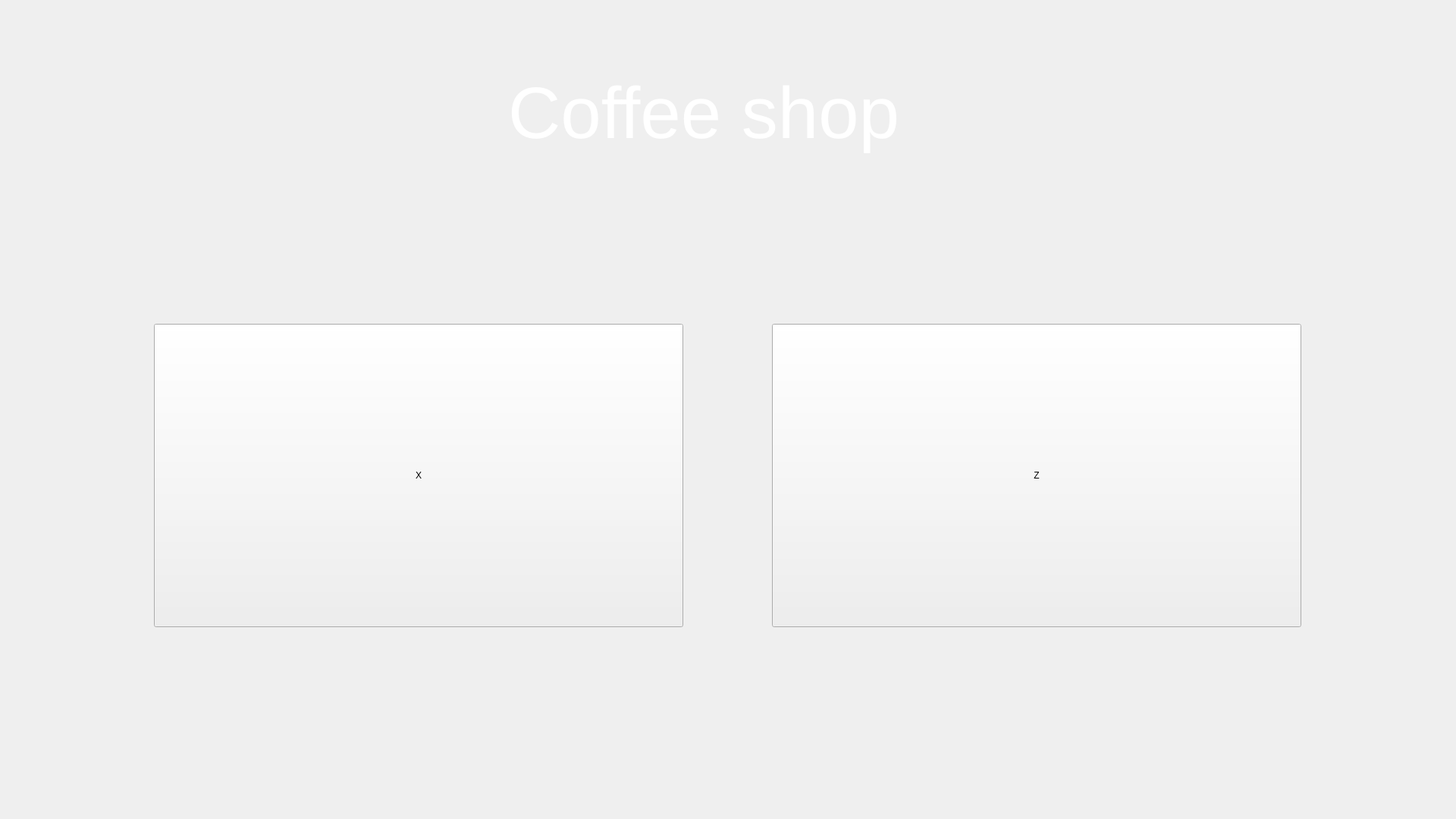
<?xml version="1.0" encoding="UTF-8"?>
<ui version="4.0">
 <class>Form</class>
 <widget class="QWidget" name="Form">
  <property name="geometry">
   <rect>
    <x>0</x>
    <y>0</y>
    <width>1920</width>
    <height>1080</height>
   </rect>
  </property>
  <property name="windowTitle">
   <string>Form</string>
  </property>
  <property name="styleSheet">
   <string notr="true"/>
  </property>
  <widget class="QLabel" name="label">
   <property name="geometry">
    <rect>
     <x>0</x>
     <y>0</y>
     <width>1920</width>
     <height>1080</height>
    </rect>
   </property>
   <property name="styleSheet">
    <string notr="true">background-image: url(':/res/img/backgr.png');
background-repeat: no-repeat;
</string>
   </property>
   <property name="text">
    <string/>
   </property>
  </widget>
  <widget class="QPushButton" name="Xzvit">
   <property name="geometry">
    <rect>
     <x>203</x>
     <y>427</y>
     <width>698</width>
     <height>400</height>
    </rect>
   </property>
   <property name="text">
    <string>X</string>
   </property>
  </widget>
  <widget class="QPushButton" name="Zzvit">
   <property name="geometry">
    <rect>
     <x>1018</x>
     <y>427</y>
     <width>698</width>
     <height>400</height>
    </rect>
   </property>
   <property name="text">
    <string>Z</string>
   </property>
  </widget>
  <widget class="QPushButton" name="Zerno">
   <property name="geometry">
    <rect>
     <x>89</x>
     <y>79</y>
     <width>130</width>
     <height>130</height>
    </rect>
   </property>
   <property name="styleSheet">
    <string notr="true">background-image: url(':/res/img/Zerno.png');
background-position: center;
 background-repeat: no-repeat; 
background-color: transparent;
 border: none; 
outline: none;</string>
   </property>
   <property name="text">
    <string/>
   </property>
  </widget>
  <widget class="QPushButton" name="Setting">
   <property name="geometry">
    <rect>
     <x>1727</x>
     <y>79</y>
     <width>130</width>
     <height>130</height>
    </rect>
   </property>
   <property name="styleSheet">
    <string notr="true">background-image: url(':/res/img/setting.png');
background-position: center;
 background-repeat: no-repeat; 
background-color: transparent;
 border: none; 
outline: none;</string>
   </property>
   <property name="text">
    <string/>
   </property>
  </widget>
  <widget class="QLabel" name="label_2">
   <property name="geometry">
    <rect>
     <x>670</x>
     <y>80</y>
     <width>581</width>
     <height>141</height>
    </rect>
   </property>
   <property name="styleSheet">
    <string notr="true">position: absolute;
font: 700 26pt &quot;Segoe Script&quot;;
width: 328px;
height: 88px;
left: 796px;
top: 79px;
font-style: normal;
font-weight: 400;
font-size: 64px;
line-height: 88px;
color: #FFFFFF;
 border: none; 
outline: none;
background-position: center;
 background-repeat: no-repeat; 
background-color: transparent;</string>
   </property>
   <property name="text">
    <string>&lt;html&gt;&lt;head/&gt;&lt;body&gt;&lt;p&gt;&lt;span style=&quot; font-size:72pt;&quot;&gt;Coffee shop&lt;/span&gt;&lt;/p&gt;&lt;/body&gt;&lt;/html&gt;</string>
   </property>
  </widget>
 </widget>
 <resources/>
 <connections/>
</ui>
